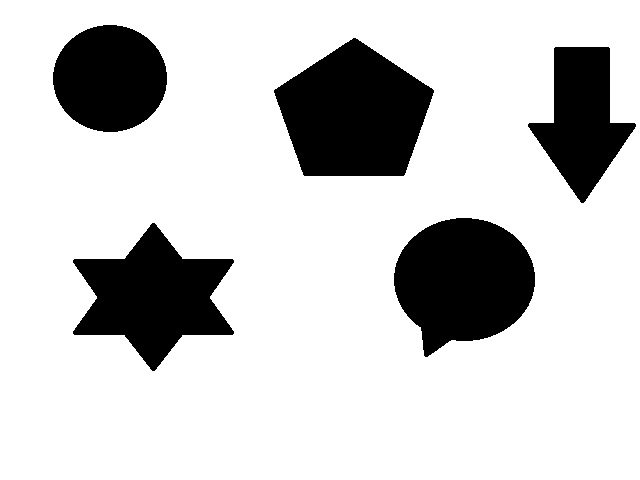
#> input picture t31 - t45/t-34/img.jpg, 640 x 480 px
$ python t-34.py
#> lines starting #> are read from the running program, lines starting #| are printed output that depends on the picture; after the words box and inside, x2 and y2 are one past the last pixel; in counts of white or black regions, pixels touching at a corner belong together
import cv2 as cv
import numpy as np

image = cv.imread('img.jpg')
#> image is the input picture: shape (480, 640, 3); min 0, max 255, mean 204.7
imageGray = cv.cvtColor(image,cv.COLOR_BGR2GRAY)
imageGrayCanny = cv.Canny(image,100,150)
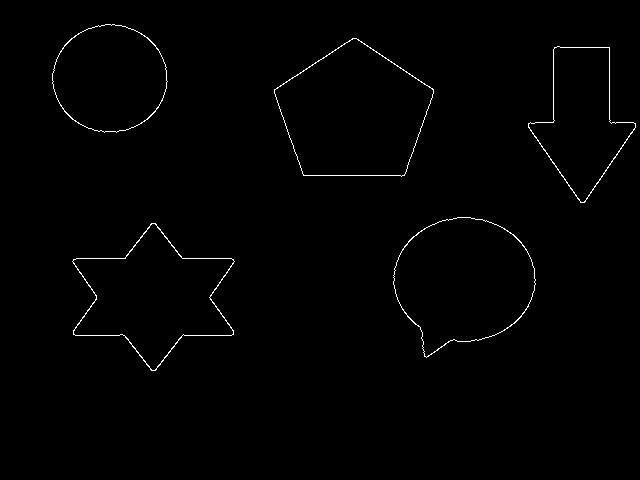
#> imageGrayCanny: shape (480, 640); 0.79% white in thin lines or dots, all inside (x1, y1, x2, y2) = (52, 24, 636, 371)


del imageGray

contours, data= cv.findContours(imageGrayCanny,cv.RETR_EXTERNAL,cv.CHAIN_APPROX_NONE)
#> contours = 5 contours; box (x1, y1, x2, y2) and area: (274, 38, 434, 177) 15412, (393, 217, 536, 358) 14052, (72, 223, 235, 371) 12876, (52, 24, 168, 133) 9589, (528, 46, 636, 203) 8870; data = [[1, -1, -1, -1], [2, 0, -1, -1], [3, 1, -1, -1], [4, 2, -1, -1], [-1, 3, -1, -1]]


del data

contoursPoly = [None] * len(contours)
#> contoursPoly = 5 items
boundRect = [None] * len(contours)
#> boundRect = 5 items
for local, contour in enumerate(contours):
    contoursPoly[local] = cv.approxPolyDP(contour, 3, True)
    boundRect[local] = cv.boundingRect(contoursPoly[local])
#> this loop made 5 passes
#> after the loop, boundRect = [(73, 223, 162, 148), (393, 217, 143, 140), (528, 46, 108, 157), (274, 38, 160, 138), (52, 24, 115, 109)]; contoursPoly = 5 contours; box (x1, y1, x2, y2) and area: (274, 38, 434, 176) 15304, (393, 217, 536, 357) 13887, (73, 223, 235, 371) 12598, (52, 24, 167, 133) 9442, (528, 46, 636, 203) 8802

draw = np.copy(image)
del image
for contour in range(len(contours)):
        color = (0, 0, 255) # red
        cv.drawContours(draw, contoursPoly, contour, color)
        cv.rectangle(draw, (int(boundRect[contour][0]), int(boundRect[contour][1])),
                      (int(boundRect[contour][0]+boundRect[contour][2]), int(boundRect[contour][1]+boundRect[contour][3])), color, 2)
        cutted = draw[int(boundRect[contour][1]):int(boundRect[contour][1]) + boundRect[contour][3],
                 (boundRect[contour][0]):int(boundRect[contour][0]) + int(boundRect[contour][2])]
        cv.imshow(f"{contour + 1} object cutted", cutted)
        cv.imwrite(f"object-number-{contour}.jpg", cutted)
        cv.waitKey(1000)
#> this loop made 5 passes
#> pass 1, `cutted = draw[int(boundRect[contour][1]):int(boundRect[contour][1]) + ..`:
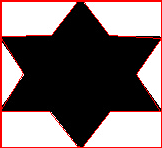
#> cutted: shape (148, 162, 3); mean B, G, R 108.1, 108.1, 123
#> pass 2, `cutted = draw[int(boundRect[contour][1]):int(boundRect[contour][1]) + ..`:
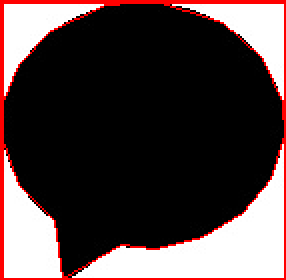
#> cutted: shape (140, 143, 3) (shown 2 times larger); mean B, G, R 64.9, 64.9, 80
#> pass 3, `cutted = draw[int(boundRect[contour][1]):int(boundRect[contour][1]) + ..`:
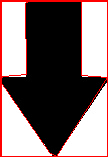
#> cutted: shape (157, 108, 3); mean B, G, R 108.7, 108.7, 125.8
#> after the loop:
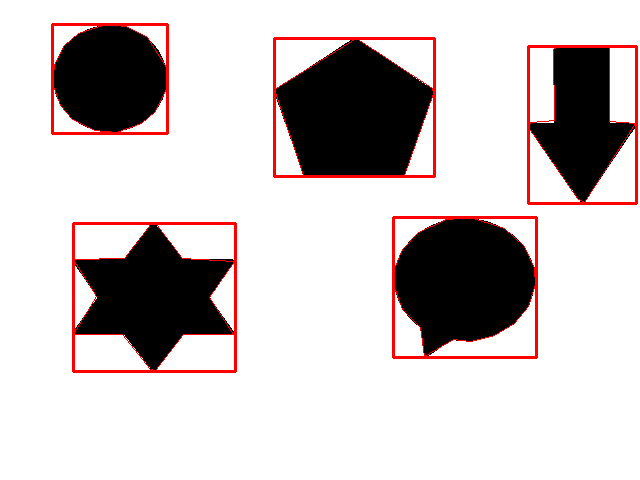
#> draw: shape (480, 640, 3); 3.25% of pixels changed, all inside (x1, y1, x2, y2) = (51, 23, 638, 373)

for index ,contour in enumerate(contours):
    print(f"object {index + 1}: {cv.contourArea(contour)} a.u.")

cv.imshow('draw',draw)
cv.waitKey(0)
cv.imwrite("objects.jpg", draw)
del draw

$ run again, with t31 - t45/t-34/object-number-3.jpg copied over t31 - t45/t-34/img.jpg
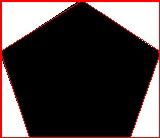
#> input picture t31 - t45/t-34/object-number-3.jpg, 160 x 138 px
#> image is the input picture: shape (138, 160, 3); mean B, G, R 66.9, 66.9, 78.2
#> `imageGrayCanny = cv.Canny(image,100,150)`:
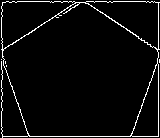
#> imageGrayCanny: shape (138, 160); 4.5% white in thin lines or dots
#> contours = 3 contours, 2 with area under 20; largest, box (x1, y1, x2, y2) and area: (1, 1, 160, 138) 20026; data = [[1, -1, -1, -1], [2, 0, -1, -1], [-1, 1, -1, -1]]
#> `contoursPoly = [None] * len(contours)`: contoursPoly = 3 items
#> the loop `for local, contour in enumerate(contours):` made 3 passes
#> contour on pass 2: [[1, 59]]
#> after the loop `for local, contour in enumerate(contours):`: boundRect = [(159, 59, 1, 1), (1, 59, 1, 1), (1, 2, 159, 136)]; contoursPoly = 3 contours, 2 with area under 20; largest, box (x1, y1, x2, y2) and area: (1, 2, 160, 138) 20064
#> the loop `for contour in range(len(contours)):` made 3 passes
#> cutted on passes 1 to 2: [[0, 0, 255]], [[0, 0, 255]]
#> after the loop `for contour in range(len(contours)):`:
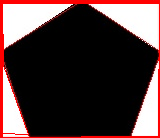
#> draw: shape (138, 160, 3); 6.54% of pixels changed, all inside (x1, y1, x2, y2) = (0, 1, 160, 138)
#> the loop `for index ,contour in enumerate(contours):` made 3 passes
#> (printed output is left out)
